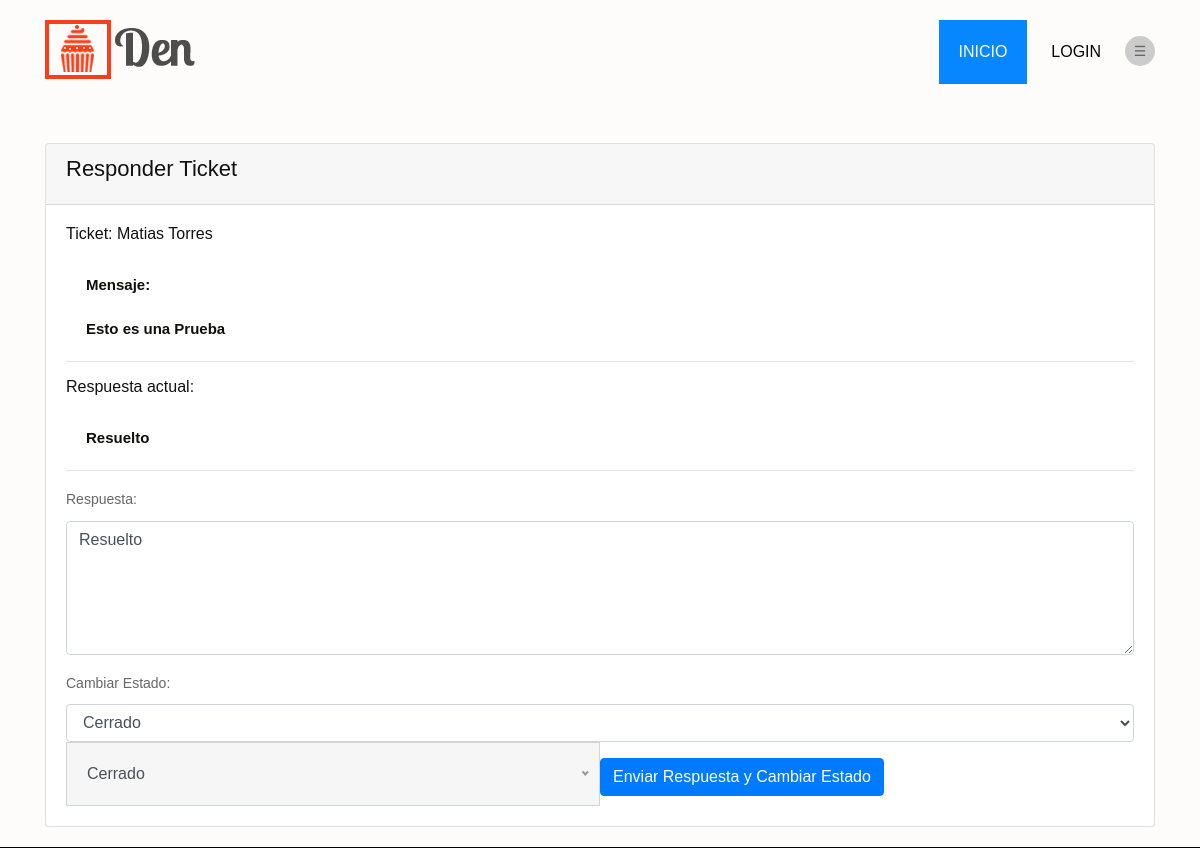
/responder_ticket/2/, run on the app's committed database.
### core/models.py (models this page shows, shortened)
class Ticket(models.Model):
    STATUS_CHOICES = (
        ('Open', 'Abierto'),
        ('In Progress', 'En Progreso'),
        ('Closed', 'Cerrado'),
    )
    name = models.CharField(max_length=100)
    email = models.EmailField()
    phone_number = models.CharField(max_length=20)
    message = models.TextField()
    status = models.CharField(max_length=20, choices=STATUS_CHOICES, default='Open')
    created_at = models.DateTimeField(default=timezone.now)
    updated_at = models.DateTimeField(default=timezone.now)
    respuesta = models.TextField(blank=True, null=True)  # Campo para almacenar la respuesta

### core/views.py (the view, shortened to what this page needs)
# urls.py: path('responder_ticket/<int:ticket_id>/', views.responder_ticket, name='responder_ticket'),
def responder_ticket(request, ticket_id):
    ticket = Ticket.objects.get(id=ticket_id)
    context = {'ticket': ticket}
    return render(request, 'core/responder_ticket.html', context)

### core/templates/core/responder_ticket.html (shortened to what this page needs)
{% extends 'core/base.html' %}
{% load static %}
{% block contenido %}
<div class="container mt-4">
    <div class="card">
        <div class="card-header">
            <h2>Responder Ticket</h2>
        </div>
        <div class="card-body">
            <h4>Ticket: {{ ticket.name }}</h4>
            <p><strong>Mensaje:</strong></p>
            <p>{{ ticket.message }}</p>
            <hr>
            <h4>Respuesta actual:</h4>
            <p>{{ ticket.respuesta }}</p>
            <hr>
            <form action="{% url 'responder_ticket' ticket.id %}" method="post">
                <div class="form-group">
                    <label for="respuesta">Respuesta:</label>
                    <textarea class="form-control" id="respuesta" name="respuesta" rows="5" required>{{ ticket.respuesta }}</textarea>
                </div>
                <div class="form-group">
                    <label for="estado">Cambiar Estado:</label>
                    <select class="form-control" id="estado" name="estado">
                        <option value="Closed" {% if ticket.status == 'Closed' %}selected{% endif %}>Cerrado</option>
                    </select>
                </div>
                <button type="submit" class="btn btn-primary">Enviar Respuesta y Cambiar Estado</button>
            </form>
        </div>
    </div>
</div>
{% endblock %}

### core/static/core/css/style.css (style rules this page uses)
* { box-sizing: border-box !important; transition: ease all 0.5s; }
html { scroll-behavior: smooth; }
body { color: #666666; font-size: 14px; font-family: 'Josefin Sans', sans-serif;; line-height: 1.80857; font-weight: normal; overflow-x: hidden; }
h1, h2, h3, h4, h5, h6 { letter-spacing: 0; font-weight: normal; position: relative; padding: 0 0 10px 0; font-weight: normal; line-height: normal; color: #111111; margin: 0 }
h2 { font-size: 22px }
h4 { font-size: 16px }
*, *::after, *::before { -webkit-box-sizing: border-box; -moz-box-sizing: border-box; box-sizing: border-box; }
p { margin: 20px; font-weight: 600; font-size: 15px; line-height: 24px; color: #110f0a; }
.container { position: relative; }

### core/templates/core/base.html (style rules this page uses)
:root { --bg-color-light: #ffffff; --text-color-light: #000000; --bg-color-dark: #111111; --text-color-dark: #ffffff; }

### data on the page
Ticket: name "Matias Torres", message "Esto es una Prueba", respuesta "Resuelto", estado "Cerrado"
